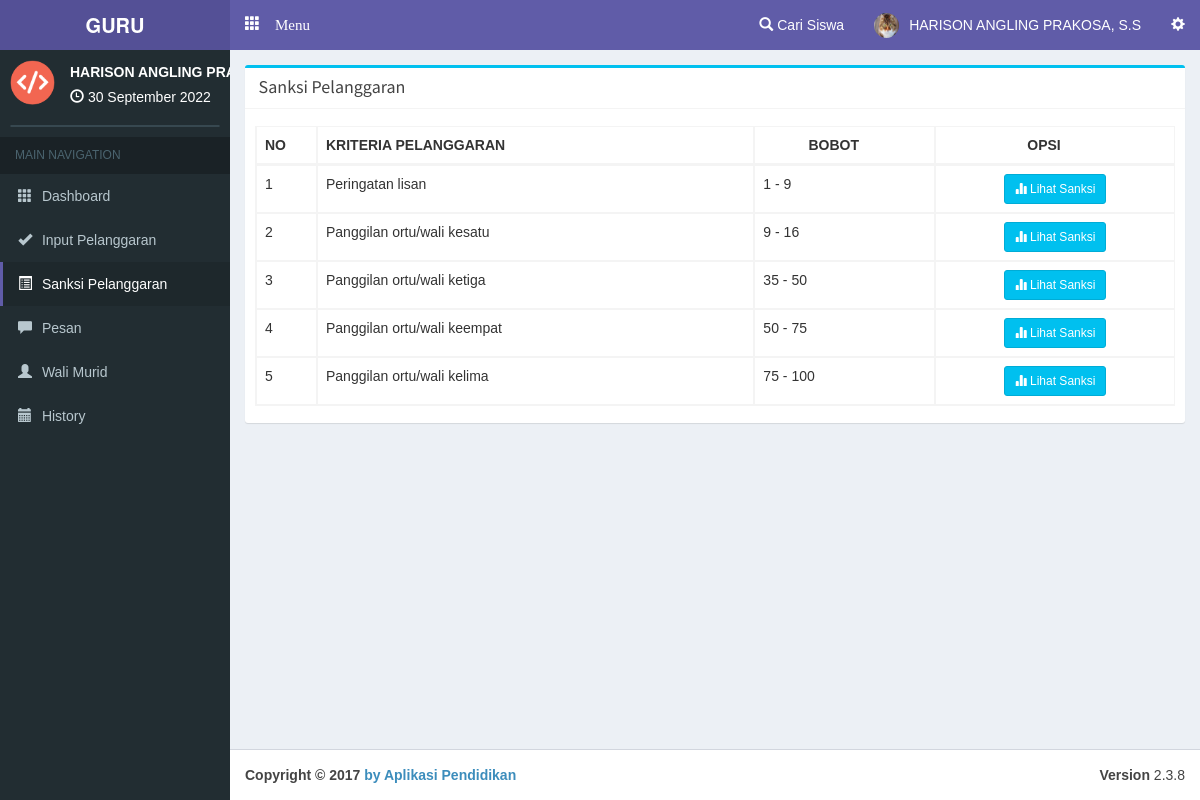
/guru/sanksi (signed in), run on the app's committed database.
### tables this page shows
CREATE TABLE `guru` (
  `c_guru` varchar(10) NOT NULL,
  `nama` varchar(100) NOT NULL,
  `username` varchar(30) NOT NULL,
  `password` varchar(30) NOT NULL,
  `foto` text NOT NULL
);

CREATE TABLE `sanksi` (
  `c_sanksi` varchar(10) NOT NULL,
  `kriteria` varchar(30) NOT NULL,
  `bobot_dari` int(3) NOT NULL,
  `bobot_sampai` int(3) NOT NULL,
  `sanksi` text NOT NULL
);

### php/config.php (called while the page is built, shortened)
<?php
$base='http://localhost/pointsiswa/';
$basegu='http://localhost/pointsiswa/guru/';
?>

### php/function.php (called while the page is built, shortened)
<?php
function tgl($date){
  $array_bulan = array(1=>'Januari','Februari','Maret', 'April', 'Mei', 'Juni','Juli','Agustus','September','Oktober', 'November','Desember');
  $date = strtotime($date);
  $tanggal = date ('j', $date);
  $bulan = $array_bulan[date('n',$date)];
  $tahun = date('Y',$date);
  $result = $tanggal ." ". $bulan ." ". $tahun;
  return($result);
}
?>

### guru/view/sanksi.php (the view, shortened to what this page needs)
    <div class="row">
        <div class="col-xs-12 col-md-12 col-lg-12">
          <div class="box box-info">
            <div class="box-header with-border">
              <h3 class="box-title"></span>&nbsp;Sanksi Pelanggaran</h3>
            </div>
            <div class="box-body table-responsive">
              <table id="example2" class="table table-bordered table-hover">
                <thead>
                <tr>
                  <th width="5%">NO</th>
                  <th>KRITERIA PELANGGARAN</th>
                  <th style="text-align:center;">BOBOT</th>
                  <th style="text-align:center;">OPSI</th>
                </tr>
                </thead>
                <tbody>
<?php $smk=mysqli_query($con,"SELECT * FROM sanksi order by bobot_dari asc ");$vr=1;while($akh=mysqli_fetch_array($smk)){ ?>
                <tr>
                  <td><?php echo $vr; ?></td>
                  <td><?php echo $akh['kriteria']; ?></td>
                  <td><?php echo $akh['bobot_dari'].' - '.$akh['bobot_sampai']; ?></td>
                  <td align="center">
                  <a class="btn btn-info btn-sm" data-target="#sanksi<?php echo $akh['c_sanksi']; ?>" data-toggle="modal"><i class="glyphicon glyphicon-stats"></i> Lihat Sanksi</a></td>
                </tr>
<?php $vr++; } ?>
                </tbody>
              </table>
            </div>
          </div>
        </div>
      </div>

### guru/main.php (shortened to what this page needs)
<?php date_default_timezone_set('Asia/Jakarta');$date=date('Y-m-d'); require '../php/config.php'; require '../php/function.php'; session_start(); if(empty($_SESSION['c_guru'])){header('location:../login');} $na=mysqli_fetch_array(mysqli_query($con,"SELECT * FROM guru where c_guru='$_SESSION[c_guru]' "));  ?>
<!DOCTYPE html>
<html>
<head>
  <link rel="stylesheet" href="<?php echo $base; ?>theme/bootstrap/css/bootstrap.min.css">
  <link rel="stylesheet" href="<?php echo $base; ?>theme/plugins/datatables/dataTables.bootstrap.css">
  <link rel="stylesheet" href="<?php echo $base; ?>theme/dist/css/AdminLTE.min.css">
  <link rel="stylesheet" href="<?php echo $base; ?>theme/dist/css/skins/_all-skins.min.css">
  <link rel="stylesheet" href="<?php echo $base; ?>theme/plugins/iCheck/square/blue.css">
  <link rel="stylesheet" href="<?php echo $base; ?>theme/plugins/select2/select2.min.css">
</head>
<body class="skin-purple hold-transition fixed"
oncontextmenu="return false">
<div class="wrapper">
  <header class="main-header">
    <a href="#" class="logo">
      <span class="logo-lg"><b>GURU</b></span>
    </a>
    <nav class="navbar navbar-static-top" role="navigation">
      <a href="#" class="glyphicon glyphicon-th" data-toggle="offcanvas" role="button" style="color: #fff;margin-top: 15px;margin-left: 15px;font-size: 15px;"> Menu
      </a>
      <div class="navbar-custom-menu">
        <ul class="nav navbar-nav">
          <li class="dropdown notifications-menu">
            <a href="#" class="dropdown-toggle" data-toggle="dropdown">
              <i class="glyphicon glyphicon-search"></i> Cari Siswa
            </a>
          </li>
          <li class="dropdown user user-menu">
            <a href="#" class="dropdown-toggle" data-toggle="dropdown">
            <?php if($na['foto']==NULL){ ?>
              <img src="<?php echo $base; ?>php/img/avatar1.png" class="user-image" alt="User Image">
            <?php }else { ?>
              <img src="<?php echo $basegu.'/'.$na['foto']; ?>" class="user-image" alt="User Image">
            <?php } ?>
              <span class="hidden-xs"><?php echo $na['nama'] ?></span>
            </a>
          </li>
          <li>
            <a href="#" data-toggle="control-sidebar"><i class="glyphicon glyphicon-cog"></i></a>
          </li>
        </ul>
      </div>
    </nav>
  </header>
  <aside class="main-sidebar">
    <section class="sidebar">
      <div class="user-panel">
        <div class="pull-left image">
          <img src="<?php echo $base; ?>php/img/logo.ico" class="img-circle" alt="User Image">
        </div>
        <div class="pull-left info">
          <p><?php echo $na['nama']; ?></p>
          <i class="glyphicon glyphicon-time"></i> <?php echo tgl(date('d-m-Y')); ?>
        </div>
      </div>
      <form action="#" method="get" class="sidebar-form">
      </form>
<?php
if(empty($_GET['smkakh'])){
  $aak='class="active"';$bak='';$cak='';$dak='';$eak='';
}
else{
  $act=($_GET['smkakh']);
  if($act=='inputpelanggaran' or $act=='nextinput'){
    $aak='';$bak='class="active"';$cak='';$dak='';$eak='';
  }
  else if($act=='sanksi'){
    $aak='';$bak='';$cak='class="active"';$dak='';$eak='';
  }
}
?>
      <ul class="sidebar-menu">
        <li class="header">MAIN NAVIGATION</li>
        <li <?php echo $aak; ?>>
          <a href="<?php echo $basegu; ?>">
            <i class="glyphicon glyphicon-th"></i> <span>Dashboard</span>
          </a>
        </li>
        <li <?php echo $bak; ?>>
          <a href="<?php echo $basegu; ?>inputpelanggaran">
            <i class="glyphicon glyphicon-ok"></i> <span>Input Pelanggaran</span>
          </a>
        </li>
        <li <?php echo $cak; ?>>
          <a href="<?php echo $basegu; ?>sanksi">
            <i class="glyphicon glyphicon-list-alt"></i> <span>Sanksi Pelanggaran</span>
          </a>
        </li>
        <li <?php echo $dak; ?>>
          <a href="<?php echo $basegu; ?>pesan">
            <i class="glyphicon glyphicon-comment"></i> <span>Pesan</span><span id="pesanbaru"></span>
          </a>
        </li>
        <li>
          <a href="<?php echo $basegu; ?>walimurid">
            <i class="glyphicon glyphicon-user"></i> <span>Wali Murid</span>
          </a>
        </li>
        <li>
          <a href="<?php echo $basegu; ?>history">
            <i class="glyphicon glyphicon-calendar"></i> <span>History</span>
          </a>
        </li>
      </ul>
    </section>
  </aside>
  <div class="content-wrapper">
    <section class="content">
<?php
  if(empty($_GET['smkakh'])){require 'view/home.php';}
  else{
    $act=($_GET['smkakh']);
    if($act=='inputpelanggaran'){
      require 'view/inputpel.php';
    }
    else if($act=='nextinput'){
      require 'view/nextinput.php';
    }
    else if($act=='sanksi'){
      require 'view/sanksi.php';
    }
  }
?>
    </section>
  </div>
</div>
  <footer class="main-footer">
    <div class="pull-right hidden-xs">
      <b>Version</b> 2.3.8
    </div>
    <strong>Copyright &copy; 2017 <a href="https://www.aplikasipendidikan.net/">by Aplikasi Pendidikan </a></strong>
  </footer>
</body>
</html>

### guru/main.php (style rules this page uses)
body { font-family:arial; }

### data on the page
guru: foto (picture), nama "HARISON ANGLING PRAKOSA, S.S", nama "HARISON ANGLING…"
sanksi: kriteria "Peringatan lisan", bobot_dari "1", bobot_sampai "9"
sanksi: kriteria "Panggilan ortu/wali kesatu", bobot_dari "9", bobot_sampai "16"
sanksi: kriteria "Panggilan ortu/wali ketiga", bobot_dari "35", bobot_sampai "50"
sanksi: kriteria "Panggilan ortu/wali keempat", bobot_dari "50", bobot_sampai "75"
sanksi: kriteria "Panggilan ortu/wali kelima", bobot_dari "75", bobot_sampai "100"
